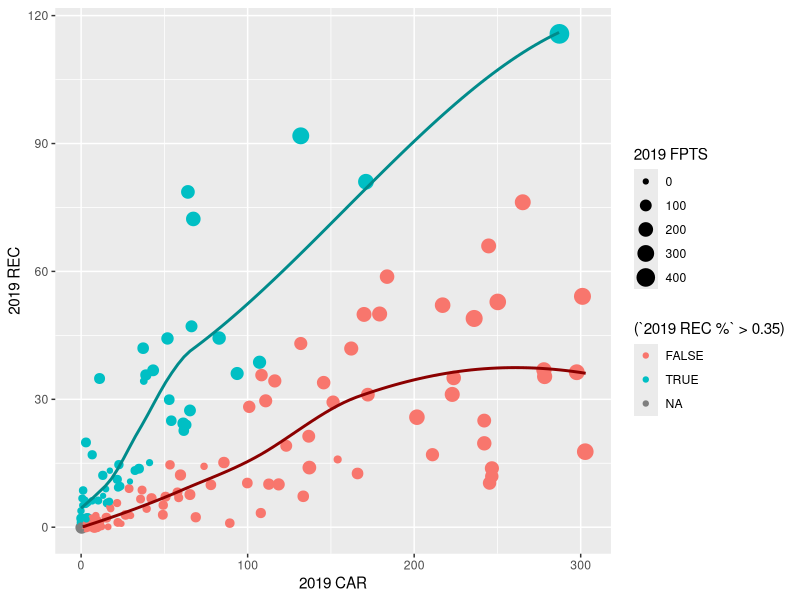

Reproduce this figure in R.
library(tidyverse)

raw_defense <- read_csv("fantasy football data/defense_stats_and_projections.csv")
raw_kicker <- read_csv("fantasy football data/kicker_stats_and_projections.csv")
raw_qb <- read_csv("fantasy football data/qb_stats_and_projections.csv")
raw_rb <- read_csv("fantasy football data/rb_stats_and_projections.csv")
raw_te <- read_csv("fantasy football data/te_stats_and_projections.csv")
raw_wr <- read_csv("fantasy football data/wr_stats_and_projections.csv")


#ggplot(data = filter(raw_kicker, `2020 FPTS` > 0)) +
#  geom_histogram(mapping = aes(x = `2020 FPTS`), fill = "red", binwidth = 3)

# mutating datasets
#ppr_rb <- mutate()

rb_2019 <- mutate(select(raw_rb, `PLAYER NAME`, `2019 CAR`, `2019 RUSH YDS`, 
                         `2019 RUSH AVG`, `2019 RUSH TD`, `2019 REC`, 
                         `2019 REC YDS`, `2019 REC TDS`, `2019 FPTS`),
                  `2019 ALL YDS` = `2019 RUSH YDS` + `2019 REC YDS`,
                  `2019 ALL TCH` = `2019 REC` + `2019 CAR`,
                  `2019 CAR %` = `2019 CAR` / `2019 REC`,
                  `2019 REC %` = 1 / `2019 CAR %`)

# plot stuff

# ggplot(rb_2019, aes(x = `2019 FPTS`, y = `2019 REC`)) +
#   geom_jitter(aes(size = `2019 CAR`, color = `PLAYER NAME`), show.legend = FALSE) +
#   geom_smooth(data = filter(rb_2019, `2019 ALL YDS` > 600), se = FALSE)

# ggplot(rb_2019, aes(x = `2019 FPTS`, y = `2019 REC`)) +
#   geom_jitter(aes(size = `2019 CAR`, color = (`2019 REC %` > 0.35)), show.legend = TRUE) +
#   geom_smooth(data = filter(rb_2019, `2019 REC %` >= 0.35), color = "dark cyan", se = FALSE) +
#   geom_smooth(data = filter(rb_2019, `2019 REC %` < 0.35), color = "dark red", se = FALSE) +
#   scale_color_discrete(name = "2019 R:C ratio", labels = c("< 0.35", ">= 0.35", "NA")) +
#   scale_size_continuous(name = "2019 Carries") +
#   xlab("2019 Fantasy Points") +
#   ylab("2019 Receptions")
  
ggplot(rb_2019, aes(x = `2019 CAR`, y = `2019 REC`)) +
  geom_jitter(aes(size = `2019 FPTS`, color = (`2019 REC %` > 0.35)), show.legend = TRUE) +
  geom_smooth(data = filter(rb_2019, `2019 REC %` >= 0.35), color = "dark cyan", se = FALSE) +
  geom_smooth(data = filter(rb_2019, `2019 REC %` < 0.35), color = "dark red", se = FALSE)
#  scale_color_discrete(name = "2019 R:C ratio", labels = c("< 0.35", ">= 0.35", "NA")) +
#  scale_size_continuous(name = "2019 Carries") +
#  xlab("2019 Fantasy Points") +
#  ylab("2019 Receptions")

  
  
